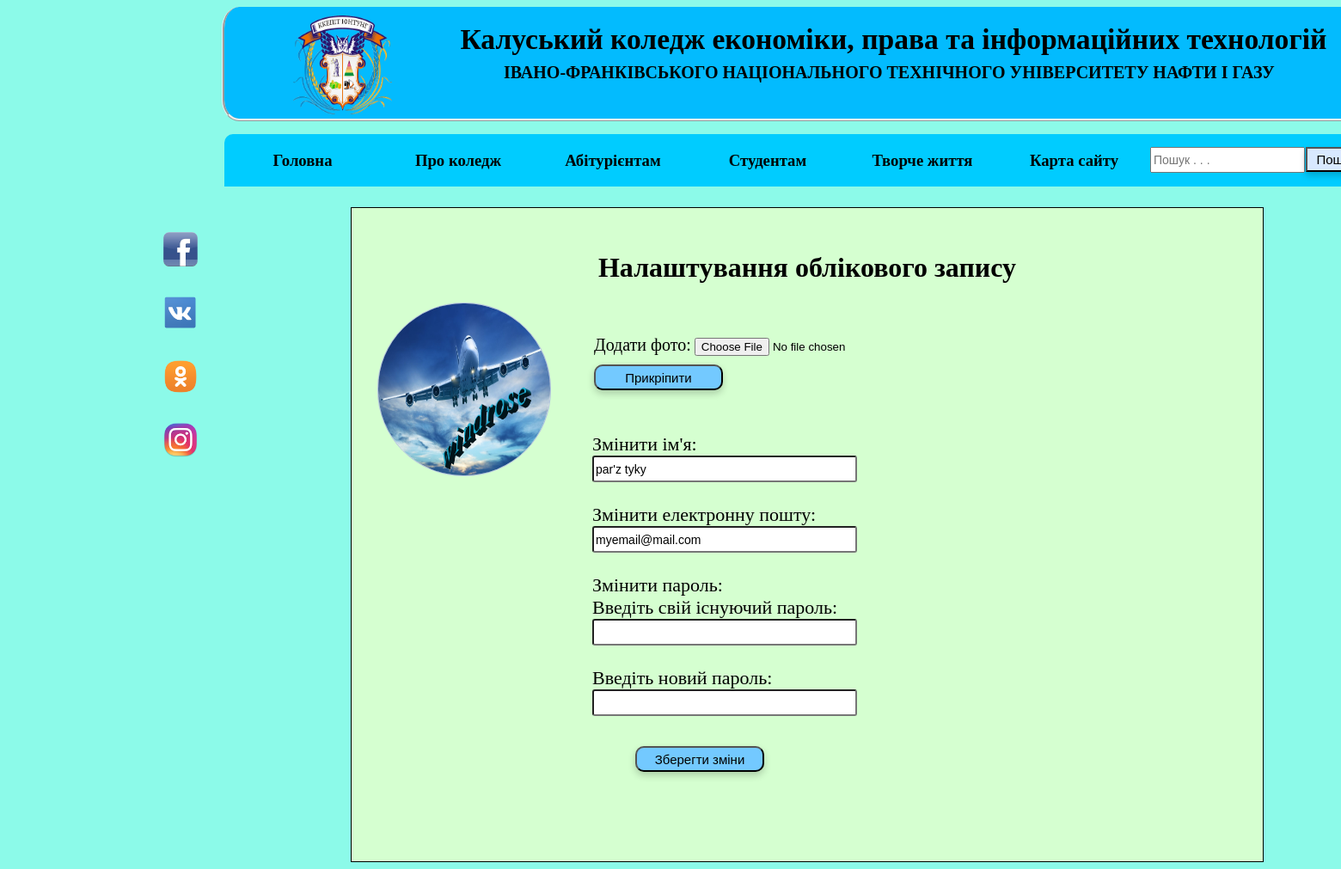
Screenshot of /oblik.php (signed in) with the database file from the repository.
### tables this page shows
CREATE TABLE `users` (
  `id` int(10) UNSIGNED NOT NULL,
  `username` varchar(55) NOT NULL,
  `surname` varchar(55) DEFAULT NULL,
  `login` varchar(55) NOT NULL,
  `password` varchar(35) NOT NULL,
  `module` int(50) DEFAULT NULL,
  `avatar` varchar(50) DEFAULT NULL,
  `reg_date` datetime NOT NULL DEFAULT CURRENT_TIMESTAMP
);

### includes/config.php (called while the page is built, shortened)
<?php
    require_once "database.php";
function get_name($id){
   global $mysqli;
    $result = $mysqli->query("SELECT `username` FROM `users` WHERE `id` = $id ");
    $res = mysqli_fetch_assoc($result);
    return $res['username'];
}
function get_login($id){
   global $mysqli;
    $result = $mysqli->query("SELECT `login` FROM `users` WHERE `id` = $id ");
    $res = mysqli_fetch_assoc($result);
    return $res["login"];
}
function get_avatar($id){
    global $mysqli;
     $result = $mysqli->query("SELECT `avatar` FROM `users` WHERE `id` = $id");
     $res = mysqli_fetch_assoc($result);
     return $res['avatar'];
}
?>

### oblik.php (the view, shortened to what this page needs)
<?php
    include_once "templates/header.php";
    require_once "includes/config.php";
     include_once "templates/main_menu.php";
?>
<div style="position: static;margin-left: 400px; margin-top: 100px; background-color: #D5FFD0; width: 1000px; border: 1px solid black; padding: 30px; height: 700px;" >
    <center><h1>Налаштування облікового запису</h1></center>
       <?php
        $avatar = get_avatar($_SESSION['id']);
    ?>
     <img id="avatar_img" src="images/admin/<?=$avatar;?>"  style="position: static;width: 200px; height: 200px; float: left; border: 1px solid #B0C4DE; display: block; background-color: #FFF5EE; border-radius: 100px;"/>
        <form style="margin-top: 60px;" enctype="multipart/form-data" method="post" action="uploading.php">
           <label style="margin-left: 50px; font-size: 20px;">Додати фото:</label>
            <input type="file" name="ava"/><br/>
            <input  id="change_admin_image" type="submit" value="Прикріпити"/>
        </form>
        <div style=" margin-left: 250px; margin-top: 50px;">
        <form action="includes/admin_base.php" method="POST">
        <label>Змінити ім'я:</label><br/>
        <input id="name" name = 'name' type="text" value="<?= get_name($_SESSION['id']);?>"><br/>
        <label>Змінити електронну пошту:</label><br/>
        <input id="login" name = 'login' type="text" value="<?= get_login($_SESSION['id']);?>"><br/>
        <label>Змінити пароль:</label><br/>
        <label>Введіть свій існуючий пароль:</label><br/>
        <input id="password_old" name='password_old' type="password"><br/>
        <label>Введіть новий пароль:</label><br/>
        <input id="password_new" name='password_new' type="password"><br/>
        <input id="change" type="submit" value="Зберегти зміни"/>
        </form>
        </div>
</div>

### templates/style/main.css (style rules this page uses)
body { background: rgb(140, 250, 233); }
input[type="password"] { width: 200px; height: 20px; border-radius: 3px 3px 3px 3px; }
input[type="submit"] { margin-left: 60px; height: 30px; width: 70px; cursor: pointer; background: #41D6FF; font-size: 15px; box-shadow: 0 4px 8px 0 rgba(0, 0, 0, 0.2); }
input[type="text"] { width: 200px; height: 20px; border-radius: 3px 3px 3px 3px; }
#form1 #login, #new_password1, #new_password2, #name { width:850px; height: 30px; }
div form #change_admin_image, div div #change { width: 150px; margin-left: 50px; margin-top: 10px; background-color:#73C9FF; border-radius: 10px; }
div input[type="text"], div #name ,div #password_old, div #password_new { margin-bottom: 25px; height: 25px; font-size: 14px; width: 300px; }
div div label { font-size: 22px; margin-bottom: 20px; }

### rows the page displays
users: avatar (picture), name "par'z tyky", login "myemail@mail.com"
